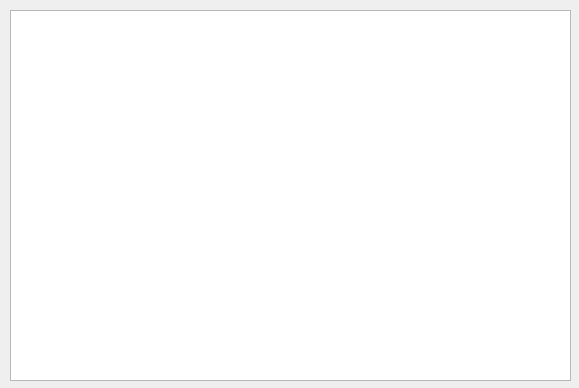
<?xml version="1.0" encoding="UTF-8"?>
<ui version="4.0">
 <class>MainWindow</class>
 <widget class="QMainWindow" name="MainWindow">
  <property name="geometry">
   <rect>
    <x>0</x>
    <y>0</y>
    <width>579</width>
    <height>388</height>
   </rect>
  </property>
  <property name="windowTitle">
   <string>升级</string>
  </property>
  <widget class="QWidget" name="centralwidget">
   <widget class="QTextEdit" name="textEditLog">
    <property name="geometry">
     <rect>
      <x>10</x>
      <y>10</y>
      <width>561</width>
      <height>371</height>
     </rect>
    </property>
    <property name="readOnly">
     <bool>true</bool>
    </property>
   </widget>
  </widget>
 </widget>
 <resources/>
 <connections/>
</ui>
